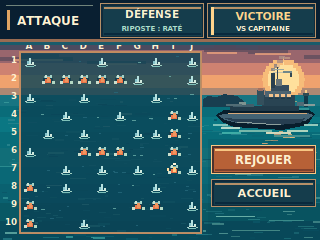
#> input picture design/issue-53-g07-verdict/g07_verdict_320x240.png, 320 x 240 px
$ python build_g07.py
#> lines starting #> are read from the running program, lines starting #| are printed output that depends on the picture
#!/usr/bin/env python3
"""G07 / Issue #53 - editable PC concept, not a firmware asset.

Generates a maritime pixel-art SVG composition, a focused state sheet and
deterministic PNG previews. Python 3 + CairoSVG + Pillow (host only).
"""
from __future__ import annotations
from pathlib import Path
import math
import random
import xml.etree.ElementTree as ET
import cairosvg
from PIL import Image

D = Path(__file__).resolve().parent
W, H = 320, 240
NAVY = "#071f31"
INK = "#082b3b"
DEEP = "#0a4656"
SEA = "#0a7783"
TEAL = "#49a9ad"
FOAM = "#c6e6d5"
CREAM = "#fff2d1"
COPPER = "#c7763d"
GOLD = "#ffbd6a"
RED = "#ed7448"
FONT = "DejaVu Sans, sans-serif"
rng = random.Random(5307)

def a(**attrs):
    return " ".join(f'{k.replace("_","-")}="{str(v)}"' for k, v in attrs.items() if v is not None)

def r(x,y,w,h,fill,**kw):
    return f'<rect {a(x=x,y=y,width=w,height=h,fill=fill,**kw)}/>'
def l(x1,y1,x2,y2,color,width=1,**kw):
    return f'<line {a(x1=x1,y1=y1,x2=x2,y2=y2,stroke=color,stroke_width=width,**kw)}/>'
def p(points,fill,**kw):
    return f'<polygon {a(points=" ".join(f"{x},{y}" for x,y in points),fill=fill,**kw)}/>'
def t(x,y,label,size=10,fill=CREAM,weight=700,anchor="start",**kw):
    import html
    return f'<text {a(x=x,y=y,font_family=FONT,font_size=size,font_weight=weight,text_anchor=anchor,fill=fill,**kw)}>{html.escape(label)}</text>'
def g(id,content,**kw):
    return f'<g {a(id=id,**kw)}>{content}</g>'
def svg(content):
    return f'<svg xmlns="http://www.w3.org/2000/svg" width="320" height="240" viewBox="0 0 320 240" shape-rendering="crispEdges">{content}</svg>\n'

# Five adversary ships are fully hit in the victory EXAMPLE, but no hull/segment
# affiliation is drawn. The shot history contains exactly 17 hits. Each group
# (5+4+3+3+2) is used for test consistency only, never a visual outline.
FLEET = (
    [(c,1) for c in range(1,6)] +
    [(8,row) for row in range(3,7)] +
    [(c,5) for c in range(3,6)] +
    [(0,row) for row in range(7,10)] +
    [(c,8) for c in range(6,8)]
)
HITS = set(FLEET)
MISSES = {(0,0),(4,0),(7,0),(9,0),(6,1),(9,1),(0,2),(3,2),(7,2),
          (2,3),(5,3),(9,3),(1,4),(6,4),(3,4),(7,4),(0,5),(2,6),
          (4,6),(6,6),(9,6),(2,7),(4,7),(7,7),(9,8),(3,9),(9,9)}
assert len(HITS)==17 and len(MISSES)==27 and not (HITS & MISSES)
assert [5,4,3,3,2] == [5,4,3,3,2]

def sea_and_sky():
    s=[]
    # Seven hand-picked dusk bands: no photographic gradient, contiguous sea.
    for y,h,col in [(0,17,"#162b41"),(17,17,"#26394e"),
                    (34,16,"#4c4b60"),(50,13,"#99666d"),
                    (63,12,"#ce8271"),(75,13,"#f0a26e"),
                    (88,12,"#ad8873")]:
        s.append(r(0,y,W,h,col))
    # Clouds: chipped pixel silhouettes, horizon anchored.
    cloud = [(204,48,44,4),(214,44,22,4),(232,39,18,4),
             (248,50,40,4),(258,46,22,4),(304,55,16,4),
             (0,57,73,4),(21,54,38,3),(87,61,59,3)]
    for x,y,w,h in cloud:
        s.append(r(x,y,w,h,"#53475a",opacity=".65"))
    for x,y,w,h in [(207,52,30,2),(255,53,36,2),(13,59,50,2),(101,63,36,2)]:
        s.append(r(x,y,w,h,"#eaa17c",opacity=".8"))
    # Pixel-stepped sun, drowned partially behind the horizon.
    cx,cy,rad=283,78,21
    for dy in range(-rad,rad+1,3):
        dx=int(math.sqrt(max(0,rad*rad-dy*dy)))
        s.append(r(cx-dx,cy+dy,2*dx+1,3,"#f7bc79"))
    for dy in range(-16,17,3):
        dx=int(math.sqrt(max(0,16*16-dy*dy)))
        s.append(r(cx-dx,cy+dy,2*dx+1,3,"#ffe09c"))
    s.append(r(0,95,320,145,"#085363"))
    for y,h,c in [(95,11,"#177582"),(106,11,"#096c79"),(117,15,"#0a7783"),
                  (132,16,"#086c79"),(148,19,"#116e78"),(167,17,"#0a6876"),
                  (184,19,"#0a6170"),(203,18,"#095864"),(221,19,"#084a5b")]:
        s.append(r(0,y,320,h,c))
    # Sea texture is staggered, with current and shade: purposeful broken crests.
    waves=[]
    rr=random.Random(5307)
    for i in range(345):
        x=rr.randrange(0,317)
        y=rr.randrange(98,239)
        n=rr.choice([3,5,7,9,12,16])
        c=rr.choice(["#2d8790","#3b9c9c","#0b5364","#0d6272","#207780","#6ab4aa"])
        waves.append(r(x,y,n,rr.choice([1,1,1,2]),c,opacity=rr.choice([".48",".62",".78"])))
    s.append(g("mer-vagues-discontinues", "".join(waves)))
    # Sunset in reflective, broken pieces, not a painted vertical beam.
    rr=random.Random(53)
    reflections=[]
    for y in range(101,155,3):
        taper=int((y-101)*0.39)+9
        for _ in range(rr.randint(1,3)):
            x=283+rr.randrange(-taper,taper+1)
            w=rr.randrange(3,10)
            reflections.append(r(x,y,w,1,rr.choice(["#f7bd80","#e49e71","#b8b47e"]),opacity=".75"))
    s.append(g("reflets-coucher-soleil", "".join(reflections)))
    # Rocky shoal on distant horizon, no second hidden warship.
    s.append(p([(203,99),(208,96),(217,97),(224,94),(237,96),(244,101),
                (244,107),(203,107)],"#183e50"))
    s.append(r(304,94,4,13,"#12394a"))
    s.append(r(303,93,6,3,"#2c4b54"))
    s.append(r(305,90,2,3,"#f8cd89"))
    return g("ambiance-maritime-continue","".join(s))

def military_ship():
    s=[]
    # Friendly escort / illustrative silhouette on the edge of the battle map.
    # Perspective: all pieces rest on one horizontal waterline.
    # Smoke above exhaust, never a floating sticker or a leisure sail.
    for x,y,w,h,c in [(271,68,4,3,"#7a7479"),(274,64,5,4,"#81777b"),
                       (277,60,6,3,"#a38784"),(279,56,6,3,"#af9288"),
                       (285,57,5,2,"#c29a86")]:
        s.append(r(x,y,w,h,c,opacity=".78"))
    # Hull's far hull edge and pointed bow (right). Steel, not timber.
    s.append(p([(216,115),(224,110),(309,110),(315,114),(307,125),
                (283,130),(234,127),(222,122)],"#081e2c"))
    s.append(p([(218,115),(235,113),(308,113),(314,115),(305,121),
                (279,125),(237,123),(225,120)],"#436374"))
    s.append(p([(223,118),(241,119),(302,119),(307,117),(300,123),
                (278,125),(239,123)],"#273f51"))
    s.append(l(228,114,307,114,"#d7a979",1))
    s.append(l(237,122,281,125,"#8d9f9c",1))
    # Deck and forward/rear gun mounts. Barrels point over open water.
    s.append(r(230,106,69,5,"#223b4a"))
    s.append(r(233,104,21,3,"#415e6b"))
    s.append(r(239,102,7,3,"#7e9390"))
    s.append(r(213,104,29,2,"#87999c"))
    s.append(r(297,102,7,4,"#506b76"))
    s.append(r(304,104,11,2,"#879c9a"))
    # Bridge stacks, radar mast, chimney and windows.
    s.append(r(262,95,33,11,"#294453"))
    s.append(r(265,91,26,6,"#4d6471"))
    s.append(r(271,85,18,6,"#364d5e"))
    s.append(r(276,79,6,7,"#6a7679"))
    s.append(r(271,73,4,15,"#2a404e"))
    s.append(l(273,73,286,73,"#c6c2aa",1))
    s.append(r(283,71,9,2,"#70878a"))
    s.append(r(290,73,2,4,"#344b54"))
    s.append(r(257,90,7,15,"#34505d"))
    s.append(r(258,88,5,3,"#a37161"))
    for x in [269,275,281,287]:
        s.append(r(x,94,4,3,"#f2c28d"))
        s.append(r(x,98,4,1,"#1e3948"))
    # Mast/antenna scale-reasonable.
    s.append(l(278,66,278,79,"#314554",1))
    s.append(l(273,70,284,70,"#9ba8a0",1))
    s.append(r(277,64,3,3,"#eac18f"))
    # Foam meets hull on exact water surface, repeated uneven strokes.
    for x,y,w,col in [(213,124,15,"#80c2b9"),(221,127,19,"#b2d8c8"),
                      (239,130,33,"#77b7aa"),(266,132,25,"#d2d7ba"),
                      (287,130,21,"#acd3bd"),(304,124,14,"#93c9bb"),
                      (222,132,19,"#3eaca6"),(274,135,36,"#468f8e")]:
        s.append(r(x,y,w,2,col))
    return g("escorte-amie-silhouette-militaire","".join(s),data_scene_role="navire-ami-illustratif")

def hit_mark(cx,cy,last=False):
    s=[]
    # Impact belongs *inside* a gridded sea cell; orange core and four foam lobes.
    c="#ffcd80" if last else "#ee9760"
    s += [r(cx-5,cy-2,10,5,"#173f4e"),
          r(cx-4,cy-4,8,2,"#7caead"),
          r(cx-6,cy+1,3,3,"#cbdfcd"),
          r(cx+4,cy+1,3,3,"#b4d8c3"),
          r(cx-3,cy-5,2,3,"#cce5d4"),
          r(cx+2,cy-5,2,3,"#a4d3c7"),
          r(cx-3,cy-1,6,4,RED),
          r(cx-1,cy-3,3,5,c)]
    if last: s += [r(cx-1,cy-7,3,2,"#fff3d8"),r(cx-7,cy-2,2,3,"#ffe0a4")]
    return "".join(s)

def miss_mark(cx,cy):
    return "".join([r(cx-5,cy+3,9,1,"#83bdb9"),
       r(cx-2,cy+1,5,1,"#d6eee0"),r(cx+1,cy-5,2,2,"#cde8df"),
       r(cx+3,cy-2,1,2,"#8ebfc3"),r(cx-4,cy,2,1,"#b6dce0"),
       r(cx-5,cy+1,2,1,"#b1d5cd"),r(cx+5,cy+3,2,1,"#9fcfc2")])

def battlefield():
    s=[r(20,52,181,181,"#093d50",opacity=".78"),
       r(20,52,181,181,"none",stroke="#c38b61",stroke_width=1.5)]
    # A-J / 1-10 stay outside the tappable cells, proper native scale.
    for col,char in enumerate("ABCDEFGHIJ"):
        s.append(t(29+18*col,49,char,9.0,CREAM,800,"middle"))
    for row in range(10):
        s.append(t(17,63+18*row,str(row+1),8.7,CREAM,800,"end"))
    cells=[]
    for row in range(10):
        for col in range(10):
            x=21+col*18; y=53+row*18
            cells.append(r(x,y,18,18,"#126578",opacity=".13",data_cell=f"{chr(65+col)}{row+1}"))
            # Fine division, deliberately less contrast than impacts.
            cells.append(l(x,y,x+18,y,"#5da9a7",1,opacity=".86"))
            cells.append(l(x,y,x,y+18,"#5da9a7",1,opacity=".86"))
    s.append(g("grille-10x10-100-cases","".join(cells)))
    s.append(l(201,53,201,233,"#b28f69",1))
    s.append(l(21,233,201,233,"#b28f69",1))
    # Broken sea glints inside empty cells, horizontal only.
    rr=random.Random(155)
    ambient=[]
    for _ in range(85):
        col=rr.randrange(10);row=rr.randrange(10)
        if (col,row) in HITS or (col,row) in MISSES: continue
        xx=22+18*col+rr.randrange(1,11)
        yy=53+18*row+rr.randrange(3,14)
        ambient.append(r(xx,yy,rr.choice([2,3,4]),1,rr.choice(["#75b9b0","#286b7f"]),opacity=".72"))
    s.append(g("mouvements-mer-en-cases","".join(ambient)))
    marks=[]
    for col,row in sorted(MISSES):
        marks.append(g(f"rate-{chr(65+col)}{row+1}",miss_mark(30+col*18,62+row*18)))
    for col,row in sorted(HITS):
        marks.append(g(f"touche-{chr(65+col)}{row+1}",hit_mark(30+col*18,62+row*18,last=(col,row)==(8,6))))
    s.append(g("historique-coups-reveles-sans-flotte-adverse","".join(marks)))
    # No target highlight is drawn after result.
    return g("zone-attaque-lecture-seule","".join(s),data_interaction="aucun-tir-post-verdict")

def bevel(x,y,w,h,bright=True):
    if bright:
        dark="#4b322e"; fill="#b76137"; trim="#f7c783"; shade="#7e412d"
    else:
        dark="#102a3b"; fill="#153d4c"; trim="#b69068"; shade="#0a2a3d"
    return "".join([r(x,y,w,h,dark),r(x+2,y+2,w-4,h-4,fill),
                    r(x+3,y+3,w-6,2,trim),
                    r(x+3,y+h-5,w-6,2,shade),
                    r(x,y,w,h,"none",stroke=trim,stroke_width="1")])

def result_inscription(x,y,w,verdict,outcome,*,with_opponent=True,element_id="verdict-information"):
    """Ink directly onto the sea-HUD: NOT a plate, button, touch target or frame.

    Deliberately no rect/stroke/bevel here. The shared text grammar applies
    identically to VICTOIRE, DÉFAITE and MATCH NUL, both on-screen and on
    the reference sheet. Only real actions retain raised copper plaques.
    """
    accent={"victory":"#ffd48c","defeat":"#ffc0a4","draw":"#cfdfd2"}[outcome]
    mid=x+w/2
    marks=[t(mid,y+10,"RÉSULTAT",7.5,"#b7cdd0",700,"middle"),
           t(mid,y+25,verdict,11.7,accent,900,"middle")]
    if with_opponent:
        marks.append(t(mid,y+34,"VS CAPITAINE",7.0,CREAM,650,"middle"))
    return g(element_id,"".join(marks),
             data_ui="information-only",data_interaction="none",
             data_outcome=outcome)


def topbar(verdict="VICTOIRE",outcome="victory"):
    s=[r(0,0,320,42,"#091f31"),r(0,39,320,3,"#996c52"),
       r(0,42,320,3,"#1a5b6b")]
    s.append(t(13,25,"ATTAQUE",12,CREAM,800))
    s.append(g("commande-defense",bevel(101,4,103,34,False)
               +t(152,18,"DÉFENSE",10.5,CREAM,800,"middle")
               +t(152,31,"RIPOSTE : RATÉ",7.1,"#aee0cc",600,"middle"),
               data_action="consulter-defense",data_ui="tactile-command"))
    # The result is text painted into the HUD. No border or raised surface:
    # its interaction grammar cannot be mistaken for neighbouring DÉFENSE.
    s.append(result_inscription(208,3,108,verdict,outcome))
    return g("barre-resultat-navigation","".join(s))

def actions(defeat=False):
    s=[r(208,139,112,101,"#0a3b4d",opacity=".17")]
    s.append(g("commande-rejouer",bevel(212,146,104,28,True)
        +t(264,164,"REJOUER",11.6,"#fff0cf",800,"middle"),data_action="retour-deploiement",data_ui="tactile-command"))
    s.append(g("commande-accueil",bevel(212,180,104,27,False)
        +t(264,197,"ACCUEIL",11.3,CREAM,800,"middle"),data_action="sortie-sans-forfait",data_ui="tactile-command"))
    if defeat:
        s.append(g("commande-revelation-reserve-g08",bevel(212,212,104,24,False)
            +t(264,227,"VOIR SA FLOTTE",9.1,"#f5dba7",800,"middle"),
            data_action="demande-volontaire-aucun-revelation-auto",data_ui="tactile-command"))
    else:
        # Empty sea remains actual illustrated sea, not a disabled faux button.
        s.append(g("eau-libre-sans-commande-revelation",
            r(216,216,39,1,"#67ada4")+r(269,220,35,1,"#3a8a89")
            +r(232,230,48,1,"#428684")))
    return g("commandes-post-verdict-sans-feu","".join(s))

def main(verdict="VICTOIRE",outcome="victory"):
    return svg("".join([sea_and_sky(),military_ship(),battlefield(),
                        topbar(verdict,outcome),actions(outcome=="defeat")]))

def states_sheet():
    ss=[r(0,0,320,240,"#0a2639"),
        r(0,0,320,24,"#133d4e"),
        t(8,16,"G07  /  ÉTATS DU VERDICT",11,CREAM,800),
        l(8,23,311,23,"#c58a56",1)]
    # Initial announcement: illustrative example OVER battle, not a new page.
    ss.append(r(7,31,182,96,"#075364"))
    # miniature field beneath a single on-scene visual shout
    for ix in range(0,11):
        ss.append(l(11+16*ix,36,11+16*ix,122,"#6eabad",.7,opacity=".55"))
    for iy in range(0,6):
        ss.append(l(11,36+16*iy,183,36+16*iy,"#6eabad",.7,opacity=".55"))
    for cx,cy in [(25,55),(60,73),(108,62),(155,99),(44,110)]:
        ss.append(hit_mark(cx,cy))
    ss.append(r(15,57,168,45,"#0a2637",opacity=".91"))
    ss.append(r(15,57,168,2,"#e1a365"))
    ss.append(r(15,100,168,2,"#8c6145"))
    ss.append(t(99,86,"VICTOIRE",20,"#ffde9d",900,"middle"))
    ss.append(t(198,47,"ANNONCE INITIALE",9.6,GOLD,800))
    ss.append(t(198,63,"Sur la grille",8.9,CREAM,600))
    ss.append(t(198,77,"après les deux",8.9,CREAM,600))
    ss.append(t(198,91,"impacts révélés",8.9,CREAM,600))
    ss.append(t(198,113,"Sans bouton OK",8.5,"#aee0cb",700))
    # Three small variants, *identical* grammar to the on-scene inscription:
    # no raised bevel, no frame, no button silhouette.
    ss.append(t(8,144,"FORMAT COMPACT PERSISTANT",9.1,CREAM,800))
    ss.append(t(311,144,"NON TACTILE",7.4,"#a4cbd0",700,"end"))
    for x,name,outcome in [(7,"VICTOIRE","victory"),(111,"DÉFAITE","defeat"),
                           (215,"MATCH NUL","draw")]:
        ss.append(result_inscription(x,149,98,name,outcome,with_opponent=False,
                                    element_id=f"verdict-{outcome}-non-interactif"))
    ss.append(l(8,184,312,184,"#537780",1))
    ss.append(t(8,197,"DÉFAITE SEULEMENT  ·  APRÈS FORMAT COMPACT",8.1,CREAM,800))
    ss.append(bevel(8,205,140,27,False))
    ss.append(t(78,222,"VOIR SA FLOTTE",10.5,"#f5dba7",800,"middle"))
    ss.append(t(157,213,"Sur ATTAQUE uniquement",8.0,"#c5e6d5",650))
    ss.append(t(157,224,"Aucune révélation auto",8.0,"#c5e6d5",650))
    ss.append(t(157,235,"Détail / masque : G08",8.0,"#c5e6d5",650))
    return svg("".join(ss))

def save_svg(file,text):
    (D/file).write_text(text,encoding="utf-8")

def export(file,svg_text):
    out = D/file
    cairosvg.svg2png(bytestring=svg_text.encode("utf-8"),write_to=str(out),
                     output_width=320,output_height=240)
    with Image.open(out) as src:
        rgba=src.convert("RGBA")
        assert rgba.size==(320,240),file
        zoom=rgba.resize((1280,960),Image.Resampling.NEAREST)
        zoom.save(D/file.replace("_320x240.png","_x4.png"))
        with Image.open(D/file.replace("_320x240.png","_x4.png")) as check:
            assert check.size==(1280,960)
            assert check.convert("RGBA").tobytes()==zoom.tobytes()
            assert check.convert("RGBA").resize((320,240),Image.Resampling.NEAREST).tobytes()==rgba.tobytes()
    print("PASS", file,"320x240, 1280x960, x4 EXACT NEAREST")

def validate():
    root=ET.parse(D/"g07_verdict_320x240.svg").getroot()
    cells=[e for e in root.iter() if e.get("data-cell") is not None]
    assert len(cells)==100 and len({c.get("data-cell") for c in cells})==100
    whole=(D/"g07_verdict_320x240.svg").read_text(encoding="utf-8")
    assert "touche-I7" in whole and "navire-ami-illustratif" in whole
    assert "FEU" not in whole and "VOIR SA FLOTTE" not in whole
    assert "REJOUER" in whole and "ACCUEIL" in whole and "DÉFENSE" in whole
    assert "aucun-tir-post-verdict" in whole
    # Structural affordance tests: informational states contain text only.
    # All available actions contain the distinct raised copper bevel surface.
    ns="{http://www.w3.org/2000/svg}"
    ui_groups=[e for e in root.iter() if e.get("data-ui") is not None]
    informative=[e for e in ui_groups if e.get("data-ui")=="information-only"]
    commands=[e for e in ui_groups if e.get("data-ui")=="tactile-command"]
    assert len(informative)==1 and informative[0].get("data-interaction")=="none"
    assert len(commands)==3 and all(c.get("data-action") for c in commands)
    assert len(list(informative[0].iter(ns+"rect")))==0, "Verdict looks like a button"
    assert len(list(informative[0].iter(ns+"text")))==3
    assert all(len(list(c.iter(ns+"rect")))>=3 for c in commands)
    variants=(D/"g07_variantes_320x240.svg").read_text(encoding="utf-8")
    variants_root=ET.fromstring(variants)
    status_groups=[e for e in variants_root.iter()
                   if e.get("data-ui")=="information-only"]
    assert len(status_groups)==3
    assert {e.get("data-outcome") for e in status_groups}=={"victory","defeat","draw"}
    for info in status_groups:
        assert info.get("data-interaction")=="none"
        assert info.get("data-action") is None
        assert not list(info.iter(ns+"rect")), "Variant verdict looks like a button"
    assert "NON TACTILE" in variants
    for phrase in ("VICTOIRE","DÉFAITE","MATCH NUL","VOIR SA FLOTTE","APRÈS FORMAT COMPACT"):
        assert phrase in variants,phrase
    # test the defeat rendering independently without introducing a third full-size file
    d=main("DÉFAITE","defeat")
    assert "VOIR SA FLOTTE" in d and "aucun-revelation-auto" in d
    assert "VOIR SA FLOTTE" not in main("MATCH NUL","draw")
    assert "<svg" in d
    print("PASS grid=100, hits=17, misses=27, secret=non-revealed, 3 static verdicts vs raised tactile commands, no FEU")

def run():
    one=main()
    sheet=states_sheet()
    save_svg("g07_verdict_320x240.svg",one)
    save_svg("g07_variantes_320x240.svg",sheet)
    validate()
    export("g07_verdict_320x240.png",one)
#> in export, src is the input picture: PIL image 320x240 RGB; mean R, G, B 58.6, 90.8, 96.1
#> in export, `zoom=rgba.resize((1280,960),Image.Resampling.NEAREST)`:
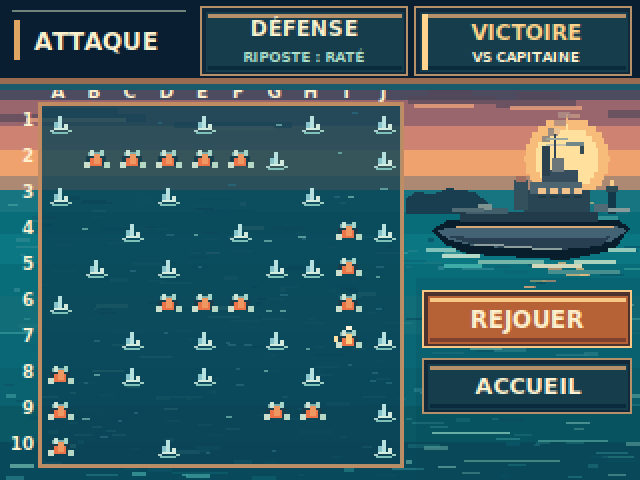
#> zoom: PIL image 1280x960 RGBA (shown at 1/2 size); mean R, G, B, A 58.6, 90.8, 96.1, 255
    export("g07_variantes_320x240.png",sheet)
#> call 2 of export, with file = 'g07_variantes_320x240.png'
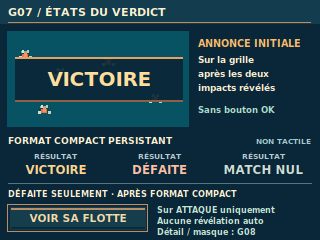
#> input picture design/issue-53-g07-verdict/g07_variantes_320x240.png, 320 x 240 px
#> in export, src is the input picture: PIL image 320x240 RGB; mean R, G, B 33.2, 64.4, 76.9
#> in export (call 2), `zoom=rgba.resize((1280,960),Image.Resampling.NEAREST)`:
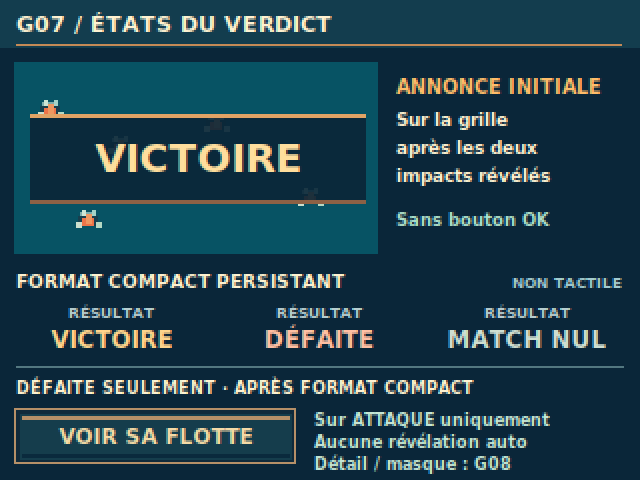
#> zoom: PIL image 1280x960 RGBA (shown at 1/2 size); mean R, G, B, A 33.2, 64.4, 76.9, 255
    print("STATUS DESIGN_PREVIEW — ON_DEVICE_UNVERIFIED")

if __name__=="__main__":
    run()
